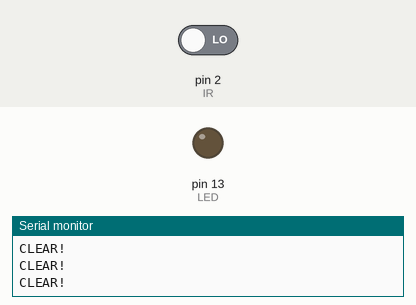
Simulated run of this sketch. Board: Arduino Uno, built with avr-gcc and run on an emulated ATmega328P. On the bench: output pins drawn as LEDs (lit = HIGH), the last lines printed to the serial monitor. The inputs (shaded band) are chosen by the test bench; at power-on: pin 2 (IR) LOW.

Above: at 1.2 s.
1.3 s: pin 2 (IR) driven HIGH
At 2.0 s:
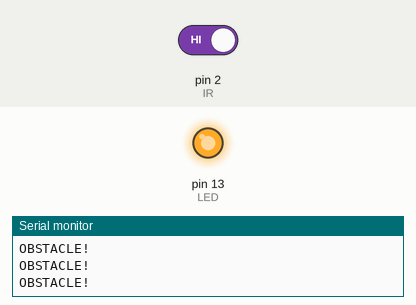
2.9 s: pin 2 (IR) driven LOW
At 4.4 s:
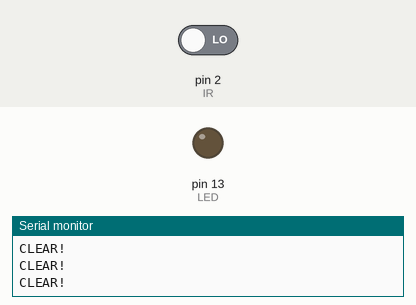
Timing chart, 0 to 5.9 s (numbered marks = the images above; inputs shaded):
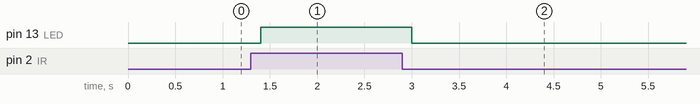

The sketch:

IRSENSOR.ino
```cpp
// InfraRed Sensor

int LED = 13;
int IR = 2;
int OBSTACLE = HIGH;


void setup() {
  // put your setup code here, to run once:
pinMode(LED, OUTPUT);
pinMode(IR, INPUT);
Serial.begin(9600);
Serial.println("IR obstacle detector");

}

void loop() {
  // put your main code here, to run repeatedly:
OBSTACLE = digitalRead(IR);
if(OBSTACLE ==HIGH)
{
  Serial.println("OBSTACLE!");
  digitalWrite(LED, HIGH);
}else
{
  Serial.println("CLEAR!");
  digitalWrite(LED, LOW);
}
delay(200);
}
```

Measured:
- after the input at 1.3 s, pin 13 (LED): LOW → HIGH after 0.10 s
- after the input at 2.9 s, pin 13 (LED): HIGH → LOW after 0.10 s
